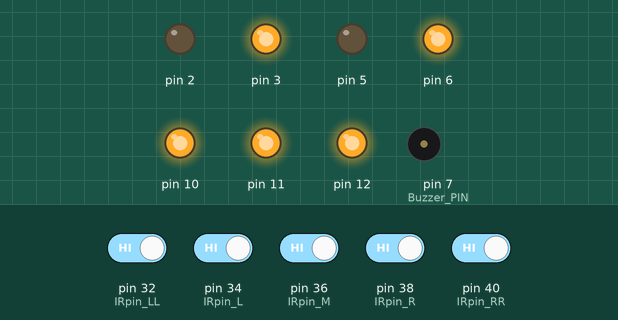
This sketch was run on a simulated Arduino Mega 2560, built with avr-gcc and run on an emulated ATmega2560. Shown: output pins drawn as LEDs (lit = HIGH), buzzer (waves = sounding, pin HIGH). The test bench sets the inputs (shaded band); at power-on: pin 32 (IRpin_LL), pin 34 (IRpin_L), pin 36 (IRpin_M), pin 38 (IRpin_R), pin 40 (IRpin_RR) HIGH. What the sketch prints to the serial monitor is not drawn.

Above: at 5.8 s.
5.9 s: pin 32 (IRpin_LL) driven LOW
At 6.2 s:
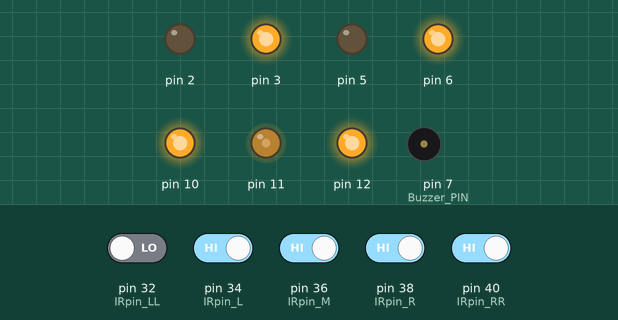
7.4 s: pin 34 (IRpin_L) driven LOW
At 8.4 s:
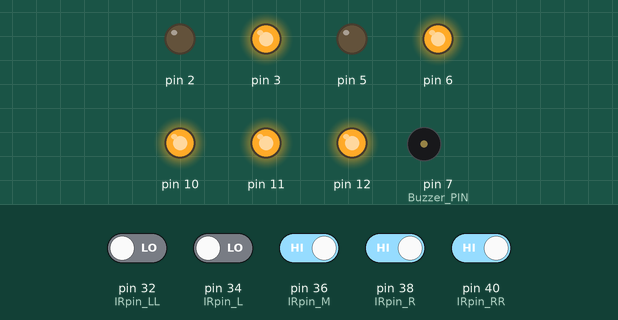
8.9 s: pin 36 (IRpin_M) driven LOW
At 9.09 s:
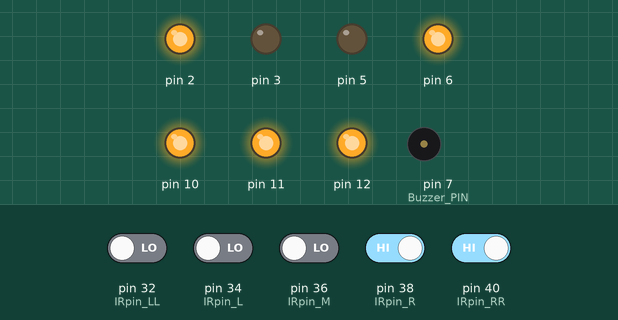
10.9 s: pin 40 (IRpin_RR) driven LOW
At 12.1 s:
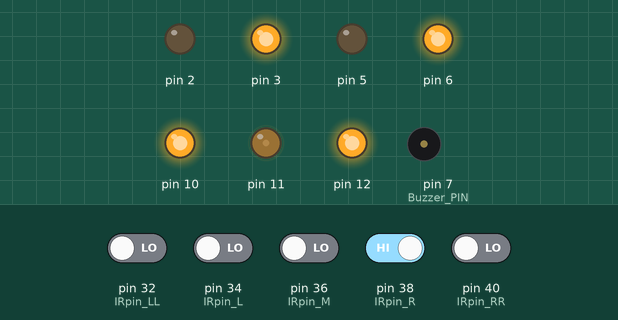
12.4 s: pin 40 (IRpin_RR) driven HIGH
At 13.5 s:
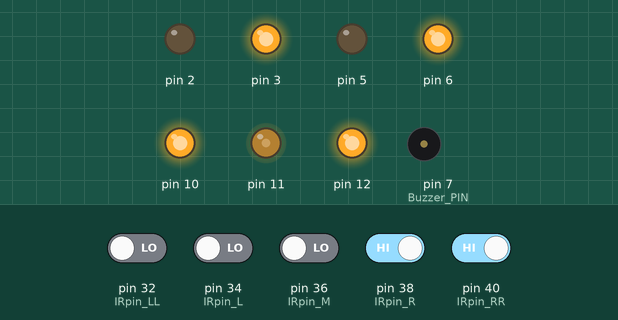
13.9 s: pin 38 (IRpin_R) driven LOW
At 14.6 s:
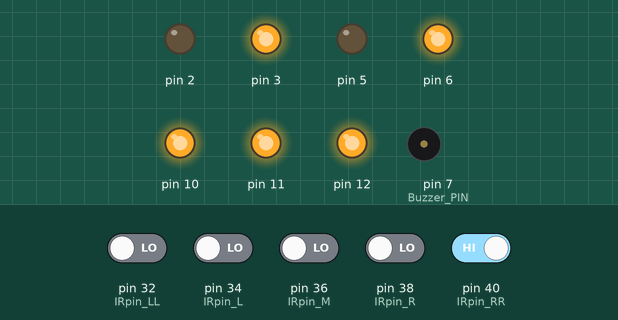
Timing chart, 0 to 16.4 s (numbered marks = the images above; inputs shaded):
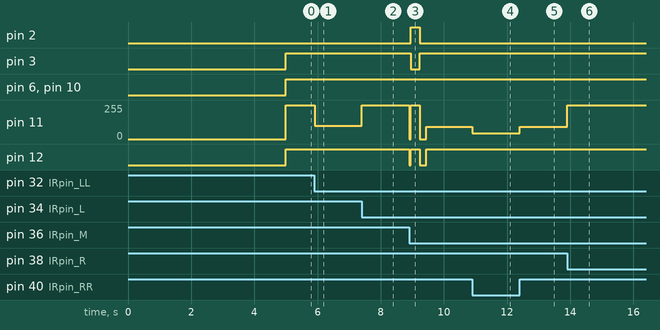

The sketch:

midterm_qq.ino
```cpp
/***************************************************************************/
// File       [final_project.ino]
// Author     [Erik Kuo]
// Synopsis   [Code for managing main process]
// Functions  [setup, loop, Search_Mode, Hault_Mode, SetState]
// Modify     [2020/03/27 Erik Kuo]
/***************************************************************************/

#define DEBUG  // debug flag

// for RFID
#include "dual_motor.h"

/*=====Import header files=====*/
#include "node.h"
#include "track.h"
/*=====Import header files=====*/

/*===========================define pin & create module object================================*/
// BlueTooth
// BT connect to Serial1 (Hardware Serial)
// Mega               HC05
// Pin  (Function)    Pin
// 18    TX       ->  RX
// 19    RX       <-  TX
// TB6612, 請按照自己車上的接線寫入腳位(左右不一定要跟註解寫的一樣)
// TODO: 請將腳位寫入下方
#define MotorR_I1 3     // 定義 A1 接腳（右）
#define MotorR_I2 2     // 定義 A2 接腳（右）
#define MotorR_PWMR 11  // 定義 ENA (PWM調速) 接腳
#define MotorL_I3 6     // 定義 B1 接腳（左）
#define MotorL_I4 5     // 定義 B2 接腳（左）
#define MotorL_PWML 12  // 定義 ENB (PWM調速) 接腳
#define Motor_Stby 10
int LeftMotorMax = 200; //
int RightMotorMax = 200;
dual_motor* Motor;

// 循線模組, 請按照自己車上的接線寫入腳位
#define IRpin_LL 32
#define IRpin_L 34
#define IRpin_M 36
#define IRpin_R 38
#define IRpin_RR 40

#define Buzzer_PIN 7

/*===========================define pin & create module object===========================*/

/*============setup============*/
void setup() {
    // Serial window
    Serial.begin(9600);
    delay(5000);
    pinMode(Buzzer_PIN, OUTPUT);
    //TODO:
    Motor = new dual_motor(MotorL_I3, MotorL_I4, MotorL_PWML, MotorR_I1, MotorR_I2, MotorR_PWMR, Motor_Stby, LeftMotorMax, RightMotorMax);

    // tracking pin
    pinMode(IRpin_LL, INPUT);
    pinMode(IRpin_L, INPUT);
    pinMode(IRpin_M, INPUT);
    pinMode(IRpin_R, INPUT);
    pinMode(IRpin_RR, INPUT);
#ifdef DEBUG
    Serial.println("Start!");
#endif
    walk(Motor, '1');
    //tone(Buzzer_PIN, 1310, 100);
    rightSpin(Motor);
    walk(Motor, '2');
    //tone(Buzzer_PIN, 655, 100);
    walk(Motor, '3');
    //tone(Buzzer_PIN, 655, 100);
    rightSpin(Motor);
    walk(Motor, '4');
    //tone(Buzzer_PIN, 655, 100);
    Motor->stop();
}
/*============setup============*/

/*===========================initialize variables===========================*/
int l2 = 0, l1 = 0, m0 = 0, r1 = 0, r2 = 0;  // 紅外線模組的讀值(0->white,1->black)                            // set your own value for motor power
bool state = false;     // set state to false to halt the car, set state to true to activate the car
/*===========================initialize variables===========================*/

/*===========================define function===========================*/
void loop() {
  /*
    if (!state)
        Motor->write(0, 0);
    else
        Search();
    SetState();
    */
}

/*===========================define function===========================*/
```

dual_motor.cpp
```cpp
#include "dual_motor.h"
#include "Arduino.h"

dual_motor::dual_motor(uint8_t lin1, uint8_t lin2, uint8_t lpwm, uint8_t rin1, uint8_t rin2, uint8_t rpwm, uint8_t stby, uint8_t lmax, uint8_t rmax): LIn1(lin1), LIn2(lin2), LPWM(lpwm), RIn1(rin1), RIn2(rin2), RPWM(rpwm), STBY(stby), LMax(lmax), RMax(rmax)
{
  pinMode(LIn1, OUTPUT);
  pinMode(LIn2, OUTPUT);
  pinMode(RIn1, OUTPUT);
  pinMode(RIn2, OUTPUT);
  pinMode(STBY, OUTPUT);

  analogWrite(LPWM, 0);
  analogWrite(RPWM, 0);

  setDir(LEFT, FORWARD);
  setDir(RIGHT, FORWARD);

  digitalWrite(STBY, 1);
}

void dual_motor::write(int lspeed, int rspeed) const
{
  if(lspeed == 0 && rspeed == 0)
  {
    stop();
  }
  if(lspeed >= 0)
  {
    setDir(LEFT, FORWARD);
    analogWrite(LPWM, lspeed*LMax/255);
  }
  else
  {
    setDir(LEFT, BACKWARD);
    analogWrite(LPWM, -lspeed*LMax/255);
  }

  if(rspeed >= 0)
  {
    setDir(RIGHT, FORWARD);
    analogWrite(RPWM, rspeed*RMax/255);
  }
  else
  {
    setDir(RIGHT, BACKWARD);
    analogWrite(RPWM, -rspeed*RMax/255);
  }
}

void dual_motor::stop() const
{
  analogWrite(RPWM, 0);
  analogWrite(LPWM, 0);
  setDir(LEFT, FORWARD);
  setDir(RIGHT, FORWARD);
}

void dual_motor::spin(int side, int speed) const
{
  if(side == RIGHT)
  {
    setDir(LEFT, FORWARD);
    setDir(RIGHT, BACKWARD);
  }
  if(side == LEFT)
  {
    setDir(LEFT, BACKWARD);
    setDir(RIGHT, FORWARD);
  }

  analogWrite(LPWM, speed*LMax/255);
  analogWrite(RPWM, speed*RMax/255);
}

void dual_motor::setDir(int side, int dir) const
{
  if(side == LEFT)
  {
    if(dir == FORWARD)
    {
      digitalWrite(LIn1, HIGH);
      digitalWrite(LIn2, LOW);
    }
    if(dir == BACKWARD)
    {
      digitalWrite(LIn1, LOW);
      digitalWrite(LIn2, HIGH);
    }
  }
  if(side == RIGHT)
  {
    if(dir == FORWARD)
    {
      digitalWrite(RIn1, HIGH);
      digitalWrite(RIn2, LOW);
    }
    if(dir == BACKWARD)
    {
      digitalWrite(RIn1, LOW);
      digitalWrite(RIn2, HIGH);
    }
  }
}

void dual_motor::setMax(uint8_t lmax, uint8_t rmax)
{
  LMax = lmax;
  RMax = rmax;
}
```

dual_motor.h
```cpp
#include <stdint.h>
#include "Arduino.h"
enum myEnum
{
  LEFT,
  RIGHT,
  FORWARD,
  BACKWARD,
};

class dual_motor
{
    public:
        dual_motor(uint8_t, uint8_t, uint8_t, uint8_t, uint8_t, uint8_t, uint8_t, uint8_t lmax = 255, uint8_t rmax = 255);
        void write(int, int) const; //set the relative power of the lef and right motor
        void stop() const;
        void spin(int dir = LEFT, int speed = 255) const;
        void setMax(uint8_t lmax, uint8_t rmax);

    private:
        uint8_t LIn1;
        uint8_t LIn2;
        uint8_t LPWM;
        uint8_t RIn1;
        uint8_t RIn2;
        uint8_t RPWM;
        uint8_t STBY;
        uint8_t LMax;
        uint8_t RMax;
        void setDir(int, int) const;
};
```

node.h
```cpp
/***************************************************************************/
// File			  [node.h]
// Author		  [Erik Kuo, Joshua Lin]
// Synopsis		[Code for managing car movement when encounter a node]
// Functions  [/* add on your own! */]
// Modify		  [2020/03/027 Erik Kuo]
/***************************************************************************/

#include "dual_motor.h"

/*===========================import variable===========================*/
int spinSpeed = 50;
void extern tracking(int l2, int l1, int m0, int r1, int r2, dual_motor* Motor);
void extern send_msg(const char& msg);
/*===========================import variable===========================*/

// TODO: add some function to control your car when encounter a node
// here are something you can try: left_turn, right_turn... etc.
int detect()
{
  int count = 0;
  for(int i = 0; i < 5; i++)
  {
    count += digitalRead(32 + 2 * i);
  }
  return count;
}

void walk(dual_motor* Motor, char Text = 'D')
{
  int nowDetect = detect();
  Serial.print(Text);
  Serial.print(':');
  Serial.println('W');
  while(nowDetect <= 2)
  {
    Serial.print("line ");
    tracking(digitalRead(32), digitalRead(34), digitalRead(36), digitalRead(38), digitalRead(40), Motor);
    nowDetect = detect();
  }
  //Serial.print('N');
  Serial.println();
  while(nowDetect > 2)
  {
    Serial.print("node ");
    tracking(digitalRead(32), digitalRead(34), digitalRead(36), digitalRead(38), digitalRead(40), Motor);
    nowDetect = detect();
  }
  //Motor->stop();
  Serial.println();
  Serial.println('L');
  //delay(1000);
}

void rightSpin(dual_motor* Motor)
{
  Motor->stop();
  delay(50);
  Motor->spin(RIGHT, 255);
  delay(14000/spinSpeed);
  Motor->stop();
  delay(200);
}

void leftSpin(dual_motor* Motor)
{
  Motor->spin(LEFT, 255);
  delay(14000/spinSpeed);
  Motor->stop();
  delay(200);
}

void halfSpin(dual_motor* Motor)
{
  Motor->spin(RIGHT, 255);
  delay(14000/(spinSpeed/2));
  Motor->stop();
  delay(200);
}

int stop(dual_motor* Motor)
{
  Motor->stop();
}
```

track.h
```cpp
/***************************************************************************/
// File			  [track.h]
// Author		  [Erik Kuo]
// Synopsis		[Code used for tracking]
// Functions  [MotorWriting, MotorInverter, tracking]
// Modify		  [2020/03/27 Erik Kuo]
/***************************************************************************/

/*if you have no idea how to start*/
/*check out what you have learned from week 1 & 6*/
/*feel free to add your own function for convenience*/
#include "dual_motor.h"

/*===========================import variable===========================*/

/*===========================import variable===========================*/

#define MotorR_I1 2     // 定義 A1 接腳（右）
#define MotorR_I2 3     // 定義 A2 接腳（右）
#define MotorR_PWMR 11  // 定義 ENA (PWM調速) 接腳
#define MotorL_I3 5     // 定義 B1 接腳（左）
#define MotorL_I4 6     // 定義 B2 接腳（左）
#define MotorL_PWML 12  // 定義 ENB (PWM調速) 接腳

// Handle negative motor_PWMR value.
void MotorInverter(int motor, bool& dir) {
    // Hint: the value of motor_PWMR must between 0~255, cannot write negative value.
    return;
}  // MotorInverter

// P/PID control Tracking
void tracking(int l2, int l1, int m0, int r1, int r2, dual_motor* Motor) {
    // TODO: find your own parameters!
    double _w0 = 0.0;  //
    double _w1 = 1.5;  //
    double _w2 = 2.0;  //
    double _Kp;  // p term parameter
    double _Kd;  // d term parameter (optional)
    double _Ki;  // i term parameter (optional) (Hint: 不要調太大)
    double error = l2 * _w2 + l1 * _w1 + m0 * _w0 + r1 * (-_w1) + r2 * (-_w2);
    //double vR = vRd;
    //double vL = vLd;  // 馬達左右轉速原始值(從PID control 計算出來)。Between -255 to 255.
    double adj_R = 1, adj_L = 1;  // 馬達轉速修正係數。MotorWriting(_Tp,_Tp)如果歪掉就要用參數修正。

    // TODO: complete your P/PID tracking code
    if(l2 + l1 + m0 + r1 + r2 != 0) error /= l2 + l1 + m0 + r1 + r2;
    if(error < 0)
    {
      adj_R = 1 / (-1) * error;
    }
    else if(error > 0)
    {
      adj_L = 1 / error;
    }

    // end TODO
    Motor->write(adj_L * 255, adj_R * 255);
}  // tracking
```

Measured:
- after the input at 5.9 s, pin 11: 255/255 → 99/255 at once
- after the input at 7.4 s, pin 11: 99/255 → 255/255 at once
- after the input at 8.9 s, pin 2: LOW → HIGH after 0.06 s, → LOW 0.28 s later; pin 3: HIGH → LOW after 0.06 s, → HIGH 0.28 s later; pin 11: 255/255 → 0/255 after 0.34 s, → 92/255 0.20 s later; pin 12: HIGH → LOW at once, → HIGH 0.05 s later, → LOW 0.28 s later, → HIGH 0.20 s later
- after the input at 10.9 s, pin 11: 92/255 → 42/255 at once
- after the input at 12.4 s, pin 11: 42/255 → 92/255 at once
- after the input at 13.9 s, pin 11: 92/255 → 255/255 at once
